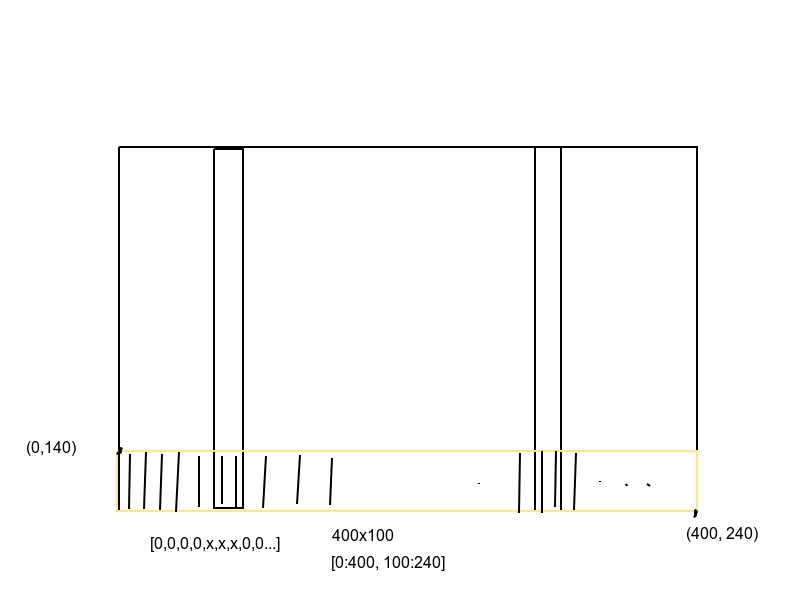
#> input picture cpp/find_lanes.jpg, 800 x 600 px
$ python -i imagezmq_receive.py   (imports and definitions only)
#> lines starting #> are read from the running program, lines starting #| are printed output that depends on the picture; after the words box and inside, x2 and y2 are one past the last pixel; in counts of white or black regions, pixels touching at a corner belong together
"""test_2_mac_receive_images.py -- receive & display image stream.

A simple test program that uses imagezmq to receive an image stream from
a Raspberry Pi and display it as a video steam.

1. Run this program in its own terminal window on the mac:
python test_2_mac_receive_images.py

This "receive and display images" program must be running before starting
the RPi sending program.

2. Run the image sending program on the RPi:
python test_2_rpi_send_images.py

A cv2.imshow() window will appear on the Mac showing the tramsmitted images
as a video stream. You can repeat Step 2 and start the test_2_rpi_send_images.py
on multiple RPis and each one will cause a new cv2.imshow() window to open.

To end the programs, press Ctrl-C in the terminal window of the RPi  first.
Then press Ctrl-C in the terminal window of the receiving proram. You may have
to press Ctrl-C in the display window as well.
"""
import sys

import cv2
import imagezmq
import imutils
import numpy as np

def filter_hsv(frame_hsv):
    lower = np.array([100, 40, 100])
    upper = np.array([200, 200, 200])
    mask = cv2.inRange(frame_hsv, lower, upper)
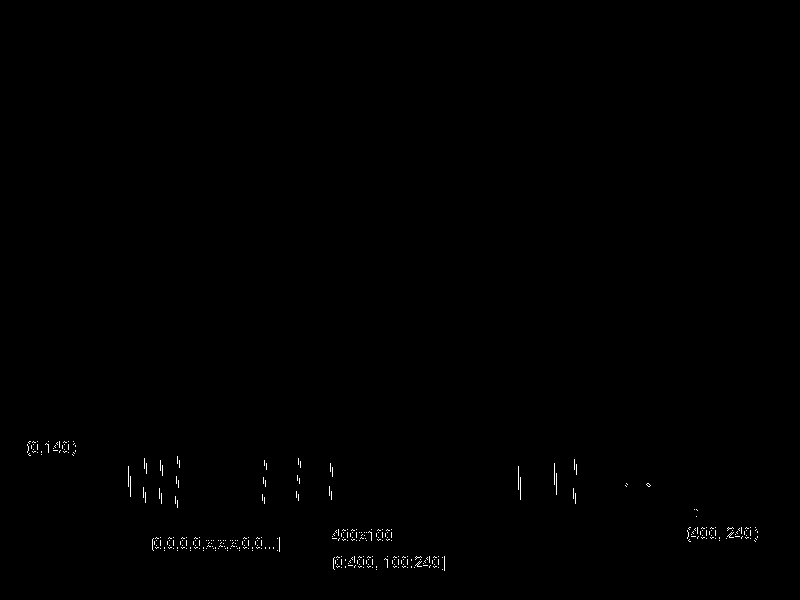
#> mask: shape (600, 800); 0.28% white in thin lines or dots, all inside (x1, y1, x2, y2) = (27, 441, 758, 571)
    mask_inv = cv2.bitwise_not(mask)
    frame_output = cv2.bitwise_and(frame_hsv, frame_hsv, mask=mask)
    # frame_output = cv2.cvtColor(frame_output, cv2.COLOR_HSV2RGB)
    return frame_output

# [1 line that did not run here, left out]
# [7 lines not run here, left out]

>>> import cv2
>>> picture = cv2.cvtColor(cv2.imread('../cpp/find_lanes.jpg'), cv2.COLOR_BGR2RGB)
>>> result = filter_hsv(picture)

$ run again, on cpp/view_box.jpg
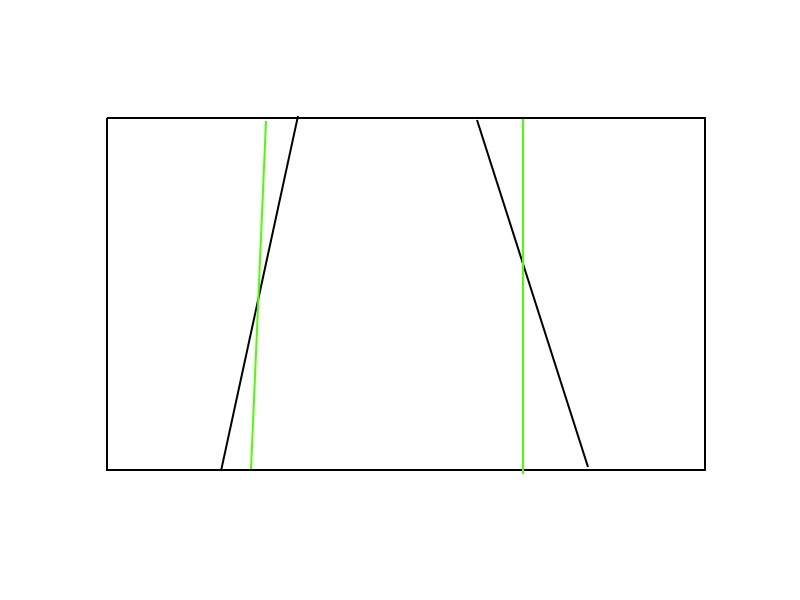
#> input picture cpp/view_box.jpg, 800 x 600 px
#> in filter_hsv, `mask = cv2.inRange(frame_hsv, lower, upper)`:
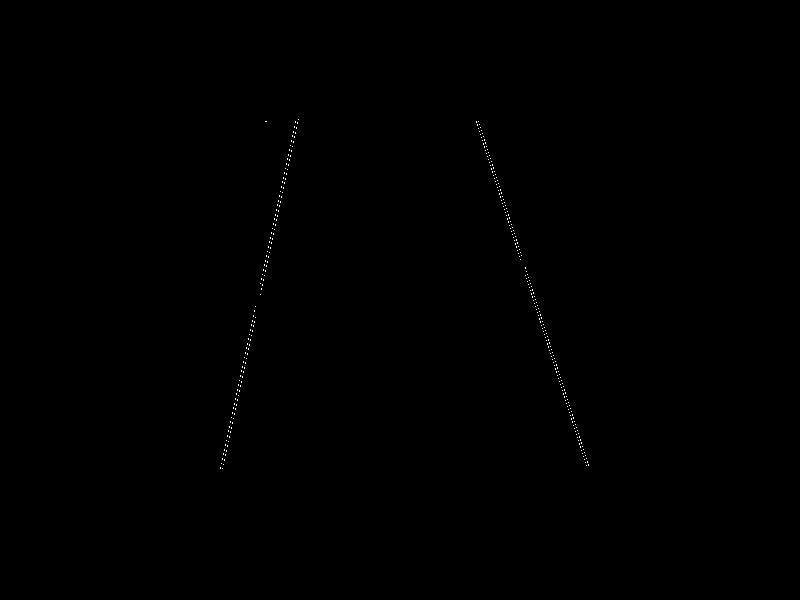
#> mask: shape (600, 800); 0.11% white in thin lines or dots, all inside (x1, y1, x2, y2) = (220, 119, 589, 469)
